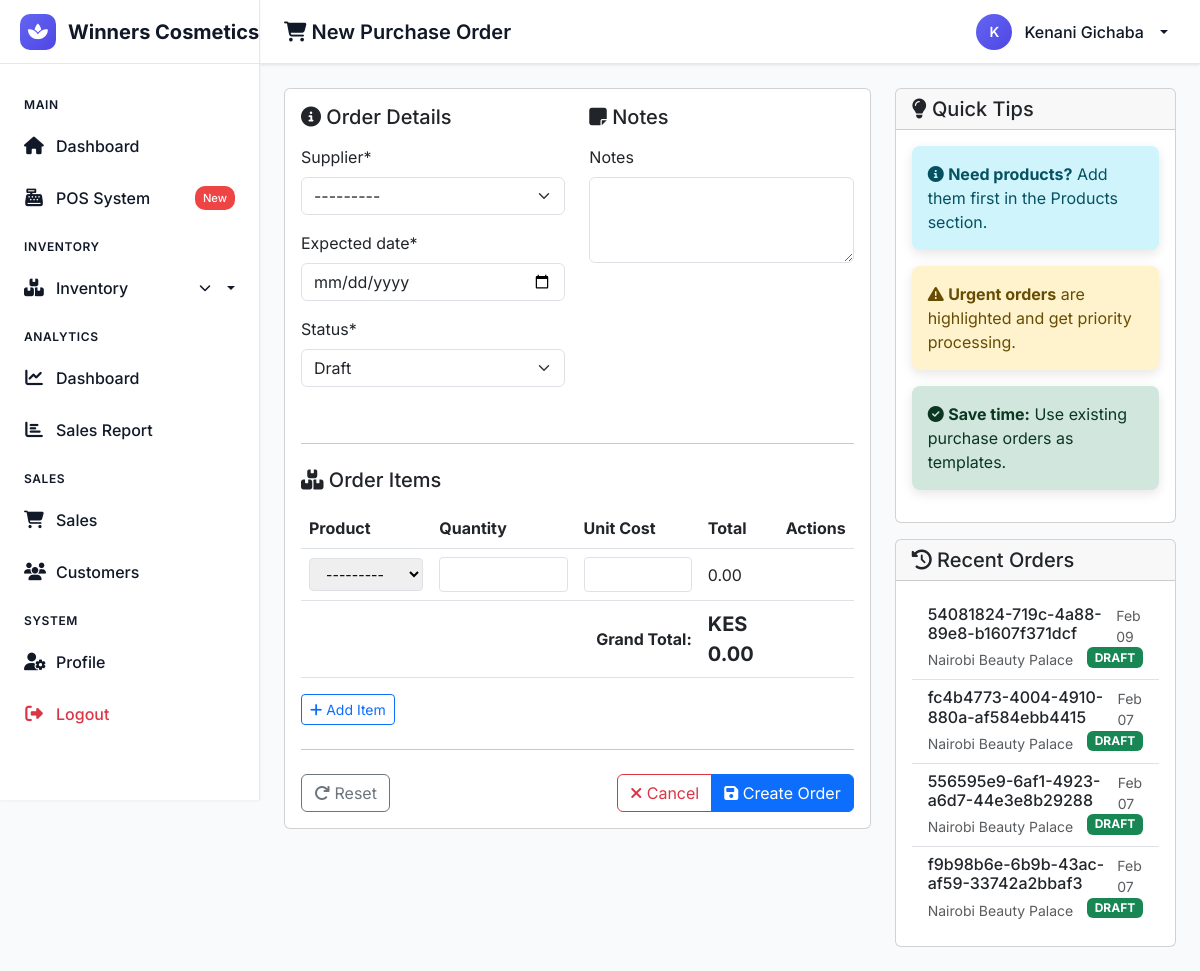
The app's page /inventory/purchase-orders/new/ (signed in) with its own data.
### core/models.py (models this page shows, shortened)
class PurchaseOrder(models.Model):
    STATUS_CHOICES = [
        ('DRAFT', 'Draft'),
        ('PENDING', 'Pending Approval'),
        ('APPROVED', 'Approved'),
        ('ORDERED', 'Ordered'),
        ('RECEIVED', 'Partially Received'),
        ('COMPLETED', 'Completed'),
        ('CANCELLED', 'Cancelled'),
    ]
    po_number = models.CharField(max_length=50, unique=True, default=uuid.uuid4)
    supplier = models.ForeignKey(Supplier, on_delete=models.CASCADE)
    order_date = models.DateField(auto_now_add=True)
    expected_date = models.DateField()
    status = models.CharField(max_length=10, choices=STATUS_CHOICES, default='DRAFT')
    total_amount = models.DecimalField(max_digits=12, decimal_places=2, default=0)
    notes = models.TextField(blank=True)
    created_by = models.ForeignKey(User, on_delete=models.SET_NULL, null=True)
    created_at = models.DateTimeField(auto_now_add=True)
    updated_at = models.DateTimeField(auto_now=True)

class Supplier(models.Model):
    name = models.CharField(max_length=200)
    contact_person = models.CharField(max_length=100, blank=True)
    email = models.EmailField(blank=True)
    phone = models.CharField(max_length=15)
    address = models.TextField(blank=True)
    tax_id = models.CharField(max_length=50, blank=True)
    payment_terms = models.TextField(blank=True)
    is_active = models.BooleanField(default=True)
    created_at = models.DateTimeField(auto_now_add=True)
    def __str__(self):
        return self.name

### inventory/views.py (the view, shortened to what this page needs)
# urls.py: path('purchase-orders/new/', views.PurchaseOrderCreateView.as_view(), name='purchase_order_create'),
class PurchaseOrderCreateView(LoginRequiredMixin, CreateView):
    model = PurchaseOrder
    form_class = PurchaseOrderForm
    template_name = 'inventory/purchase_order_form.html'
    success_url = reverse_lazy('purchase_order_list')
    def dispatch(self, request, *args, **kwargs):
        if not hasattr(request.user, 'profile') or request.user.profile.role not in ['ADMIN', 'MANAGER']:
            return redirect('dashboard')
        return super().dispatch(request, *args, **kwargs)
    def get_context_data(self, **kwargs):
        context = super().get_context_data(**kwargs)
        if self.request.POST:
            context['formset'] = PurchaseOrderItemFormSet(self.request.POST)
        else:
            context['formset'] = PurchaseOrderItemFormSet()
        context['recent_orders'] = PurchaseOrder.objects.order_by('-created_at')[:5]
        return context

### templates/inventory/purchase_order_form.html (shortened to what this page needs)
{% extends 'base.html' %}
{% load static %}
{% load crispy_forms_tags %}
{% block page_title %}
<i class="fas fa-shopping-cart"></i> {% if form.instance.pk %}Edit{% else %}New{% endif %} Purchase Order
{% endblock %}
{% block content %}
<div class="row">
    <div class="col-lg-8">
        <div class="card">
            <div class="card-body">
                <form method="post" id="purchaseOrderForm">
                    <div class="row">
                        <div class="col-md-6 mb-3">
                            <h5 class="mb-3"><i class="fas fa-info-circle"></i> Order Details</h5>
                            {{ form.supplier|as_crispy_field }}
                            {{ form.expected_date|as_crispy_field }}
                            {{ form.status|as_crispy_field }}
                        </div>
                        <div class="col-md-6 mb-3">
                            <h5 class="mb-3"><i class="fas fa-sticky-note"></i> Notes</h5>
                            {{ form.notes|as_crispy_field }}
                        </div>
                    </div>
                    <hr class="my-4">
                    <h5 class="mb-3"><i class="fas fa-boxes"></i> Order Items</h5>
                    <div id="order-items">
                        <div class="table-responsive">
                            <table class="table table-hover" id="items-table">
                                <thead>
                                    <tr>
                                        <th>Product</th>
                                        <th>Quantity</th>
                                        <th>Unit Cost</th>
                                        <th>Total</th>
                                        <th>Actions</th>
                                    </tr>
                                </thead>
                                <tbody id="items-tbody">
                                    {% for item_form in formset %}
                                    <tr class="item-row">
                                        <td>{{ item_form.product }}</td>
                                        <td>{{ item_form.quantity }}</td>
                                        <td>{{ item_form.unit_cost }}</td>
                                        <td class="item-total">0.00</td>
                                        <td>
                                        </td>
                                    </tr>
                                    {% endfor %}
                                </tbody>
                                <tfoot>
                                    <tr>
                                        <td colspan="3" class="text-end fw-bold">Grand Total:</td>
                                        <td id="grand-total" class="fw-bold fs-5">KES 0.00</td>
                                        <td></td>
                                    </tr>
                                </tfoot>
                            </table>
                        </div>
                        <button type="button" id="add-item" class="btn btn-outline-primary btn-sm">
                            <i class="fas fa-plus"></i> Add Item
                        </button>
                    </div>
                    <hr class="my-4">
                    <div class="d-flex justify-content-between mt-4">
                        <button type="reset" class="btn btn-outline-secondary">
                            <i class="fas fa-redo"></i> Reset
                        </button>
                        <div class="btn-group">
                            <a href="{% url 'purchase_order_list' %}" class="btn btn-outline-danger">
                                <i class="fas fa-times"></i> Cancel
                            </a>
                            <button type="submit" class="btn btn-primary">
                                <i class="fas fa-save"></i> {% if form.instance.pk %}Update{% else %}Create{% endif %} Order
                            </button>
                        </div>
                    </div>
                </form>
            </div>
        </div>
    </div>
    <div class="col-lg-4">
        <div class="card">
            <div class="card-header">
                <h5 class="card-title mb-0"><i class="fas fa-lightbulb"></i> Quick Tips</h5>
            </div>
            <div class="card-body">
                <div class="alert alert-info">
                    <i class="fas fa-info-circle"></i>
                    <strong>Need products?</strong> Add them first in the Products section.
                </div>
                <div class="alert alert-warning">
                    <i class="fas fa-exclamation-triangle"></i>
                    <strong>Urgent orders</strong> are highlighted and get priority processing.
                </div>
                <div class="alert alert-success">
                    <i class="fas fa-check-circle"></i>
                    <strong>Save time:</strong> Use existing purchase orders as templates.
                </div>
            </div>
        </div>
        <div class="card mt-3">
            <div class="card-header">
                <h5 class="card-title mb-0"><i class="fas fa-history"></i> Recent Orders</h5>
            </div>
            <div class="card-body">
                <div class="list-group list-group-flush">
                    {% for order in recent_orders %}
                    <a href="{% url 'purchase_order_detail' order.id %}" class="list-group-item list-group-item-action">
                        <div class="d-flex w-100 justify-content-between">
                            <h6 class="mb-1">{{ order.po_number }}</h6>
                            <small class="text-muted">{{ order.order_date|date:"M d" }}</small>
                        </div>
                        <small class="text-muted">{{ order.supplier.name|default:"No Supplier" }}</small>
                        <span class="badge float-end {% if order.status == 'PENDING' %}bg-warning{% elif order.status == 'APPEICED' %}bg-info{% else %}bg-success{% endif %}">
                            {{ order.status }}
                        </span>
                    </a>
                    {% empty %}
                    <div class="text-center text-muted py-3">
                        <i class="fas fa-shopping-cart fa-2x mb-2"></i>
                        <p>No recent orders</p>
                    </div>
                    {% endfor %}
                </div>
            </div>
        </div>
    </div>
</div>
{% endblock %}

### templates/base.html (shortened to what this page needs)
{% load static %}
<!DOCTYPE html>
<html lang="en" class="h-100">
<head>
    <link href="https://cdn.jsdelivr.net/npm/bootstrap@5.3.0/dist/css/bootstrap.min.css" rel="stylesheet">
    <link rel="stylesheet" href="https://cdnjs.cloudflare.com/ajax/libs/font-awesome/6.4.0/css/all.min.css">
    <link rel="stylesheet" href="{% static 'css/unified.css' %}">
</head>
<body>
    <div class="app-container">
        <aside class="sidebar" id="sidebar">
            <div class="sidebar-header">
                <a href="{% url 'dashboard' %}" class="logo">
                    <div class="logo-icon">
                        <i class="fas fa-spa"></i>
                    </div>
                    <span class="logo-text">Winners Cosmetics</span>
                </a>
            </div>
            <nav class="sidebar-nav">
                <div class="nav-section">Main</div>
                <div class="nav-item">
                    <a href="{% url 'dashboard' %}" class="nav-link {% if request.path == '/dashboard/' %}active{% endif %}">
                        <i class="fas fa-home nav-icon"></i>
                        <span class="nav-text">Dashboard</span>
                    </a>
                </div>
                <div class="nav-item">
                    <a href="{% url 'pos_dashboard' %}" class="nav-link">
                        <i class="fas fa-cash-register nav-icon"></i>
                        <span class="nav-text">POS System</span>
                        <span class="nav-badge">New</span>
                    </a>
                </div>
                <div class="nav-section">Inventory</div>
                <div class="nav-item dropdown">
                    <a class="nav-link dropdown-toggle" data-bs-toggle="dropdown" role="button" aria-expanded="false">
                        <i class="fas fa-boxes nav-icon"></i>
                        <span class="nav-text">Inventory</span>
                        <i class="fas fa-chevron-down ms-auto" style="font-size: 0.75rem;"></i>
                    </a>
                </div>
                <div class="nav-section">Analytics</div>
                <div class="nav-item">
                    <a href="{% url 'analytics_dashboard' %}" class="nav-link">
                        <i class="fas fa-chart-line nav-icon"></i>
                        <span class="nav-text">Dashboard</span>
                    </a>
                </div>
                <div class="nav-item">
                    <a href="{% url 'sales_report' %}" class="nav-link">
                        <i class="fas fa-chart-bar nav-icon"></i>
                        <span class="nav-text">Sales Report</span>
                    </a>
                </div>
                <div class="nav-section">Sales</div>
                <div class="nav-item">
                    <a href="{% url 'sale_list' %}" class="nav-link">
                        <i class="fas fa-shopping-cart nav-icon"></i>
                        <span class="nav-text">Sales</span>
                    </a>
                </div>
                <div class="nav-item">
                    <a href="{% url 'customer_list' %}" class="nav-link">
                        <i class="fas fa-users nav-icon"></i>
                        <span class="nav-text">Customers</span>
                    </a>
                </div>
                <div class="nav-section">System</div>
                <div class="nav-item">
                    <a href="{% url 'profile' %}" class="nav-link">
                        <i class="fas fa-user-cog nav-icon"></i>
                        <span class="nav-text">Profile</span>
                    </a>
                </div>
                <div class="nav-item">
                    <form method="POST" action="{% url 'logout' %}" style="display: inline;">
                        <button type="submit" class="nav-link text-danger border-0 bg-transparent w-100 text-start">
                            <i class="fas fa-sign-out-alt nav-icon"></i>
                            <span class="nav-text">Logout</span>
                        </button>
                    </form>
                </div>
            </nav>
        </aside>
        <main class="main-content">
            <header class="top-header shadow-sm">
                <div class="d-flex align-items-center gap-3">
                    <h1 class="page-title">{% block page_title %}Dashboard{% endblock %}</h1>
                </div>
                <div class="header-actions">
                    <div class="user-menu dropdown">
                        <button class="dropdown-toggle" data-bs-toggle="dropdown" aria-expanded="false">
                            <div class="user-avatar">
                                {{ user.get_full_name|default:user.username|first|upper }}
                            </div>
                            <span class="user-name d-none d-md-inline">
                                {{ user.get_full_name|default:user.username }}
                            </span>
                        </button>
                    </div>
                </div>
            </header>
            <div class="content-wrapper fade-in">
                {% block content %}{% endblock %}
            </div>
        </main>
    </div>
</body>
</html>

### records on screen
PurchaseOrder: po_number "54081824-719c-4a88-89e8-b1607f371dcf", order_date "Feb 09", supplier.name "Nairobi Beauty Palace", status "DRAFT"
PurchaseOrder: po_number "fc4b4773-4004-4910-880a-af584ebb4415", order_date "Feb 07", supplier.name "Nairobi Beauty Palace", status "DRAFT"
PurchaseOrder: po_number "556595e9-6af1-4923-a6d7-44e3e8b29288", order_date "Feb 07", supplier.name "Nairobi Beauty Palace", status "DRAFT"
PurchaseOrder: po_number "f9b98b6e-6b9b-43ac-af59-33742a2bbaf3", order_date "Feb 07", supplier.name "Nairobi Beauty Palace", status "DRAFT"

### other values on screen
{{ user.get_full_name|default:user.username|first|upper }} "K"
{{ user.get_full_name|default:user.username }} "Kenani Gichaba"
